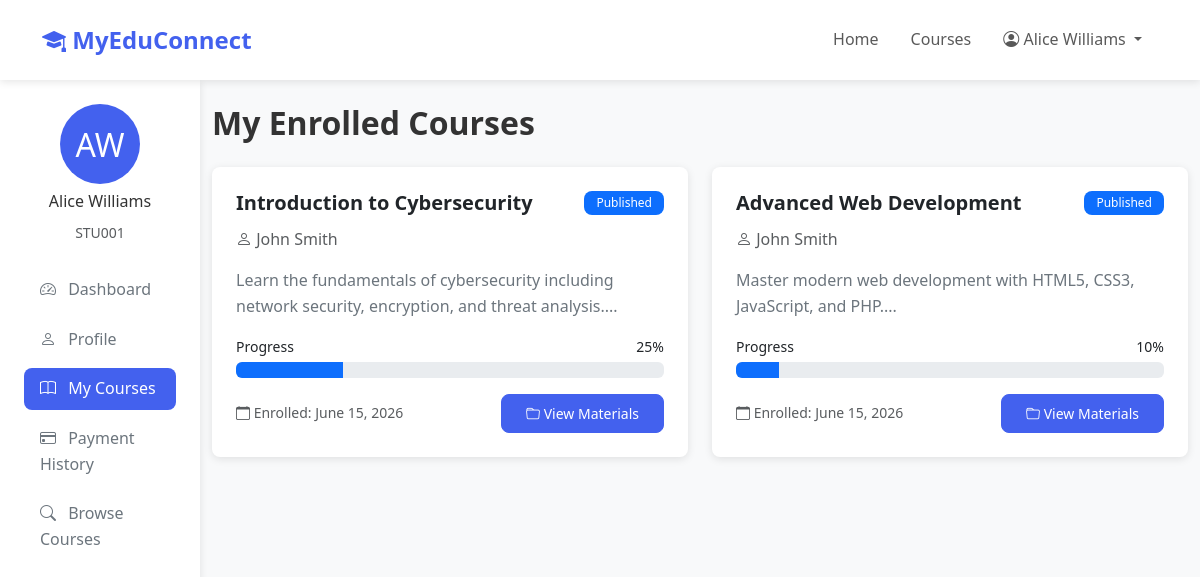
/student/enrollments.php (signed in), run on the app's committed database.
### tables this page shows
CREATE TABLE students (
    student_id INT AUTO_INCREMENT PRIMARY KEY,
    user_id INT UNIQUE NOT NULL,
    student_id_number VARCHAR(50) UNIQUE NOT NULL,
    date_of_birth DATE,
    grade_level VARCHAR(50),
    parent_name VARCHAR(100),
    parent_email VARCHAR(255),
    parent_phone VARCHAR(20),
    enrollment_date DATE DEFAULT (CURRENT_DATE),
    FOREIGN KEY (user_id) REFERENCES users(user_id) ON DELETE CASCADE,
    INDEX idx_student_id_number (student_id_number)
);

CREATE TABLE users (
    user_id INT AUTO_INCREMENT PRIMARY KEY,
    email VARCHAR(255) UNIQUE NOT NULL,
    password VARCHAR(255) NOT NULL,
    first_name VARCHAR(100) NOT NULL,
    last_name VARCHAR(100) NOT NULL,
    phone VARCHAR(20),
    address TEXT,
    profile_picture VARCHAR(255),
    role ENUM('student', 'teacher', 'admin') NOT NULL,
    status ENUM('active', 'inactive', 'suspended') DEFAULT 'active',
    created_at TIMESTAMP DEFAULT CURRENT_TIMESTAMP,
    updated_at TIMESTAMP DEFAULT CURRENT_TIMESTAMP ON UPDATE CURRENT_TIMESTAMP,
    last_login TIMESTAMP NULL,
    INDEX idx_email (email),
    INDEX idx_role (role),
    INDEX idx_status (status)
);

CREATE TABLE enrollments (
    enrollment_id INT AUTO_INCREMENT PRIMARY KEY,
    student_id INT NOT NULL,
    course_id INT NOT NULL,
    enrollment_date TIMESTAMP DEFAULT CURRENT_TIMESTAMP,
    status ENUM('active', 'completed', 'dropped') DEFAULT 'active',
    progress INT DEFAULT 0,
    FOREIGN KEY (student_id) REFERENCES students(student_id) ON DELETE CASCADE,
    FOREIGN KEY (course_id) REFERENCES courses(course_id) ON DELETE CASCADE,
    UNIQUE KEY unique_enrollment (student_id, course_id),
    INDEX idx_student (student_id),
    INDEX idx_course (course_id),
    INDEX idx_status (status)
);

CREATE TABLE courses (
    course_id INT AUTO_INCREMENT PRIMARY KEY,
    title VARCHAR(255) NOT NULL,
    description TEXT,
    instructor_id INT NOT NULL,
    category VARCHAR(100),
    thumbnail VARCHAR(255),
    price DECIMAL(10, 2) DEFAULT 0.00,
    duration_weeks INT DEFAULT 8,
    max_students INT DEFAULT 50,
    enrollment_count INT DEFAULT 0,
    status ENUM('draft', 'published', 'archived') DEFAULT 'draft',
    created_at TIMESTAMP DEFAULT CURRENT_TIMESTAMP,
    updated_at TIMESTAMP DEFAULT CURRENT_TIMESTAMP ON UPDATE CURRENT_TIMESTAMP,
    FOREIGN KEY (instructor_id) REFERENCES teachers(teacher_id) ON DELETE CASCADE,
    INDEX idx_instructor (instructor_id),
    INDEX idx_category (category),
    INDEX idx_status (status),
    INDEX idx_title (title)
);

### config/database.php (called while the page is built, shortened)
<?php
class Database {
    private static $instance = null;
    private $connection;
    private function __construct() {
        try {
            $dsn = "mysql:host=" . DB_HOST . ";dbname=" . DB_NAME . ";charset=" . DB_CHARSET;
            $options = [
                PDO::ATTR_ERRMODE => PDO::ERRMODE_EXCEPTION,
                PDO::ATTR_DEFAULT_FETCH_MODE => PDO::FETCH_ASSOC,
                PDO::ATTR_EMULATE_PREPARES => false,
                PDO::ATTR_PERSISTENT => false
            ];
            $this->connection = new PDO($dsn, DB_USER, DB_PASS, $options);
        } catch (PDOException $e) {
            die("Database Connection Failed: " . $e->getMessage());
        }
    }
    public static function getInstance() {
        if (self::$instance === null) {
            self::$instance = new self();
        }
        return self::$instance;
    }
    public function getConnection() {
        return $this->connection;
    }
}
function dbSelect($query, $params = []) {
    $db = Database::getInstance()->getConnection();
    $stmt = $db->prepare($query);
    $stmt->execute($params);
    return $stmt->fetchAll();
}
function dbSelectOne($query, $params = []) {
    $db = Database::getInstance()->getConnection();
    $stmt = $db->prepare($query);
    $stmt->execute($params);
    return $stmt->fetch();
}

### includes/functions.php (called while the page is built, shortened)
<?php
require_once __DIR__ . '/../config/database.php';
function formatDate($date, $format = 'F j, Y') {
    return date($format, strtotime($date));
}
function getStudentByUserId($userId) {
    $query = "SELECT s.*, u.* FROM students s JOIN users u ON s.user_id = u.user_id WHERE s.user_id = ?";
    return dbSelectOne($query, [$userId]);
}
function getEnrolledCourses($studentId) {
    $query = "SELECT e.*, c.*, u.first_name, u.last_name, CONCAT(u.first_name, ' ', u.last_name) as instructor_name
              FROM enrollments e
              JOIN courses c ON e.course_id = c.course_id
              JOIN teachers t ON c.instructor_id = t.teacher_id
              JOIN users u ON t.user_id = u.user_id
              WHERE e.student_id = ? AND e.status = 'active'
              ORDER BY e.enrollment_date DESC";
    return dbSelect($query, [$studentId]);
}

### student/enrollments.php (the view, shortened to what this page needs)
<?php
require_once '../includes/functions.php';
$student = getStudentByUserId(getCurrentUserId());
$enrolledCourses = getEnrolledCourses($student['student_id']);
?>
<!DOCTYPE html>
<html lang="en">
<head>
    <link href="https://cdn.jsdelivr.net/npm/bootstrap@5.3.0/dist/css/bootstrap.min.css" rel="stylesheet">
    <link href="https://cdn.jsdelivr.net/npm/bootstrap-icons@1.10.0/font/bootstrap-icons.css" rel="stylesheet">
    <link href="<?php echo APP_URL; ?>/assets/css/style.css" rel="stylesheet">
</head>
<body>
    <nav class="navbar navbar-expand-lg navbar-light bg-white sticky-top">
        <div class="container">
            <a class="navbar-brand" href="<?php echo APP_URL; ?>">
                <i class="bi bi-mortarboard-fill"></i> <?php echo APP_NAME; ?>
            </a>
            <div class="collapse navbar-collapse" id="navbarNav">
                <ul class="navbar-nav ms-auto">
                    <li class="nav-item">
                        <a class="nav-link" href="<?php echo APP_URL; ?>">Home</a>
                    </li>
                    <li class="nav-item">
                        <a class="nav-link" href="<?php echo APP_URL; ?>/courses.php">Courses</a>
                    </li>
                    <li class="nav-item dropdown">
                        <a class="nav-link dropdown-toggle" href="#" id="navbarDropdown" role="button" data-bs-toggle="dropdown">
                            <i class="bi bi-person-circle"></i> <?php echo htmlspecialchars($_SESSION['user_name']); ?>
                        </a>
                    </li>
                </ul>
            </div>
        </div>
    </nav>
    <div class="container-fluid">
        <div class="row">
            <div class="col-md-3 col-lg-2 sidebar">
                <div class="mb-4">
                    <div class="text-center mb-3">
                        <div style="width: 80px; height: 80px; background: var(--primary-color); border-radius: 50%; margin: 0 auto; display: flex; align-items: center; justify-content: center; color: white; font-size: 2rem;">
                            <?php echo strtoupper(substr($student['first_name'], 0, 1)) . strtoupper(substr($student['last_name'], 0, 1)); ?>
                        </div>
                        <h6 class="mt-2"><?php echo htmlspecialchars($student['first_name'] . ' ' . $student['last_name']); ?></h6>
                        <small class="text-muted"><?php echo htmlspecialchars($student['student_id_number']); ?></small>
                    </div>
                </div>
                <nav class="nav flex-column">
                    <a class="nav-link" href="dashboard.php">
                        <i class="bi bi-speedometer2"></i> Dashboard
                    </a>
                    <a class="nav-link" href="profile.php">
                        <i class="bi bi-person"></i> Profile
                    </a>
                    <a class="nav-link active" href="enrollments.php">
                        <i class="bi bi-book"></i> My Courses
                    </a>
                    <a class="nav-link" href="payments.php">
                        <i class="bi bi-credit-card"></i> Payment History
                    </a>
                    <a class="nav-link" href="<?php echo APP_URL; ?>/courses.php">
                        <i class="bi bi-search"></i> Browse Courses
                    </a>
                </nav>
            </div>
            <div class="col-md-9 col-lg-10 py-4">
                <h2 class="fw-bold mb-4">My Enrolled Courses</h2>
                <?php if (!empty($enrolledCourses)): ?>
                    <div class="row g-4">
                        <?php foreach ($enrolledCourses as $course): ?>
                            <div class="col-md-6">
                                <div class="card h-100">
                                    <div class="card-body">
                                        <div class="d-flex justify-content-between align-items-start mb-3">
                                            <div>
                                                <h5 class="card-title"><?php echo htmlspecialchars($course['title']); ?></h5>
                                                <p class="text-muted mb-0">
                                                    <i class="bi bi-person"></i> <?php echo htmlspecialchars($course['instructor_name']); ?>
                                                </p>
                                            </div>
                                            <span class="badge bg-<?php echo $course['status'] === 'completed' ? 'success' : 'primary'; ?>">
                                                <?php echo ucfirst($course['status']); ?>
                                            </span>
                                        </div>
                                        <p class="card-text"><?php echo substr(htmlspecialchars($course['description']), 0, 100); ?>...</p>
                                        <div class="mb-3">
                                            <div class="d-flex justify-content-between mb-1">
                                                <small>Progress</small>
                                                <small><?php echo $course['progress']; ?>%</small>
                                            </div>
                                            <div class="progress">
                                                <div class="progress-bar" style="width: <?php echo $course['progress']; ?>%"></div>
                                            </div>
                                        </div>
                                        <div class="d-flex justify-content-between align-items-center">
                                            <small class="text-muted">
                                                <i class="bi bi-calendar"></i> Enrolled: <?php echo formatDate($course['enrollment_date']); ?>
                                            </small>
                                            <a href="course-materials.php?course_id=<?php echo $course['course_id']; ?>" class="btn btn-primary btn-sm">
                                                <i class="bi bi-folder"></i> View Materials
                                            </a>
                                        </div>
                                    </div>
                                </div>
                            </div>
                        <?php endforeach; ?>
                    </div>
                <?php endif; ?>
            </div>
        </div>
    </div>
</body>
</html>

### assets/css/style.css (style rules this page uses)
:root { --primary-color: #4361ee; --secondary-color: #3f37c9; --success-color: #4cc9f0; --danger-color: #f72585; --warning-color: #f8961e; --info-color: #4cc9f0; --light-color: #f8f9fa; --dark-color: #212529; --gray-color: #6c757d; --border-radius: 8px; --box-shadow: 0 2px 8px rgba(0, 0, 0, 0.1); --transition: all 0.3s ease; }
body { font-family: 'Segoe UI', Tahoma, Geneva, Verdana, sans-serif; line-height: 1.6; color: #333; background-color: #f8f9fa; }
a { color: var(--primary-color); text-decoration: none; transition: var(--transition); }
.navbar { box-shadow: var(--box-shadow); padding: 1rem 0; }
.navbar-brand { font-weight: 700; font-size: 1.5rem; color: var(--primary-color) !important; }
.nav-link { font-weight: 500; padding: 0.5rem 1rem !important; border-radius: var(--border-radius); }
.card { border: none; border-radius: var(--border-radius); box-shadow: var(--box-shadow); transition: var(--transition); overflow: hidden; }
.card-body { padding: 1.5rem; }
.card-title { font-weight: 600; margin-bottom: 0.75rem; }
.card-text { color: var(--gray-color); margin-bottom: 1rem; }
.btn { border-radius: var(--border-radius); padding: 0.5rem 1.5rem; font-weight: 500; transition: var(--transition); }
.btn-primary { background-color: var(--primary-color); border-color: var(--primary-color); }
.sidebar { background-color: white; box-shadow: var(--box-shadow); min-height: calc(100vh - 56px); padding: 1.5rem; }
.sidebar .nav-link { color: var(--gray-color); padding: 0.75rem 1rem; margin-bottom: 0.5rem; border-radius: var(--border-radius); }
.sidebar .nav-link:hover, .sidebar .nav-link.active { background-color: var(--primary-color); color: white; }
.sidebar .nav-link i { margin-right: 0.5rem; }
.badge { padding: 0.375rem 0.75rem; border-radius: var(--border-radius); font-weight: 500; }

### data on the page
students: user.first_name "A", user.last_name "W", user.last_name "Alice Williams", student_id_number "STU001"
enrollments: course.title "Introduction to Cybersecurity", instructor_name "John Smith", course.status "Published", course.description "Learn the fundamentals of cybersecurity including network security, encryption, and threat analysis.", progress "25", enrollment_date "June 15, 2026"
enrollments: course.title "Advanced Web Development", instructor_name "John Smith", course.status "Published", course.description "Master modern web development with HTML5, CSS3, JavaScript, and PHP.", progress "10", enrollment_date "June 15, 2026"

### other printed values
APP_NAME "MyEduConnect"
$_SESSION['user_name'] "Alice Williams"
